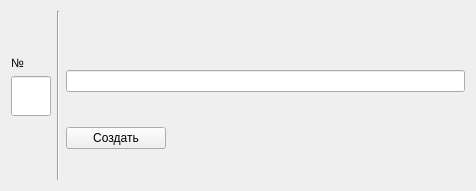
<?xml version="1.0" encoding="UTF-8"?>
<ui version="4.0">
 <class>Form</class>
 <widget class="QWidget" name="Form">
  <property name="geometry">
   <rect>
    <x>0</x>
    <y>0</y>
    <width>476</width>
    <height>191</height>
   </rect>
  </property>
  <property name="windowTitle">
   <string>Form</string>
  </property>
  <layout class="QHBoxLayout" name="horizontalLayout">
   <item>
    <layout class="QVBoxLayout" name="verticalLayout">
     <property name="leftMargin">
      <number>0</number>
     </property>
     <item>
      <spacer name="verticalSpacer_2">
       <property name="orientation">
        <enum>Qt::Vertical</enum>
       </property>
       <property name="sizeHint" stdset="0">
        <size>
         <width>20</width>
         <height>40</height>
        </size>
       </property>
      </spacer>
     </item>
     <item>
      <widget class="QLabel" name="label">
       <property name="maximumSize">
        <size>
         <width>40</width>
         <height>40</height>
        </size>
       </property>
       <property name="baseSize">
        <size>
         <width>40</width>
         <height>40</height>
        </size>
       </property>
       <property name="text">
        <string>№</string>
       </property>
      </widget>
     </item>
     <item>
      <widget class="QLineEdit" name="lineEdit_2">
       <property name="sizePolicy">
        <sizepolicy hsizetype="Fixed" vsizetype="Fixed">
         <horstretch>0</horstretch>
         <verstretch>0</verstretch>
        </sizepolicy>
       </property>
       <property name="minimumSize">
        <size>
         <width>40</width>
         <height>40</height>
        </size>
       </property>
       <property name="maximumSize">
        <size>
         <width>40</width>
         <height>40</height>
        </size>
       </property>
       <property name="baseSize">
        <size>
         <width>40</width>
         <height>40</height>
        </size>
       </property>
       <property name="layoutDirection">
        <enum>Qt::LeftToRight</enum>
       </property>
       <property name="alignment">
        <set>Qt::AlignCenter</set>
       </property>
      </widget>
     </item>
     <item>
      <widget class="QLabel" name="label_2">
       <property name="maximumSize">
        <size>
         <width>40</width>
         <height>40</height>
        </size>
       </property>
       <property name="text">
        <string/>
       </property>
      </widget>
     </item>
     <item>
      <spacer name="verticalSpacer">
       <property name="orientation">
        <enum>Qt::Vertical</enum>
       </property>
       <property name="sizeHint" stdset="0">
        <size>
         <width>20</width>
         <height>40</height>
        </size>
       </property>
      </spacer>
     </item>
    </layout>
   </item>
   <item>
    <widget class="Line" name="line">
     <property name="orientation">
      <enum>Qt::Vertical</enum>
     </property>
    </widget>
   </item>
   <item>
    <layout class="QVBoxLayout" name="verticalLayout_5">
     <item>
      <spacer name="verticalSpacer_3">
       <property name="orientation">
        <enum>Qt::Vertical</enum>
       </property>
       <property name="sizeType">
        <enum>QSizePolicy::Fixed</enum>
       </property>
       <property name="sizeHint" stdset="0">
        <size>
         <width>20</width>
         <height>30</height>
        </size>
       </property>
      </spacer>
     </item>
     <item>
      <widget class="QLineEdit" name="lineEdit"/>
     </item>
     <item>
      <widget class="QPushButton" name="pushButton">
       <property name="enabled">
        <bool>true</bool>
       </property>
       <property name="maximumSize">
        <size>
         <width>100</width>
         <height>16777215</height>
        </size>
       </property>
       <property name="text">
        <string>Создать</string>
       </property>
      </widget>
     </item>
    </layout>
   </item>
  </layout>
 </widget>
 <resources/>
 <connections/>
</ui>
